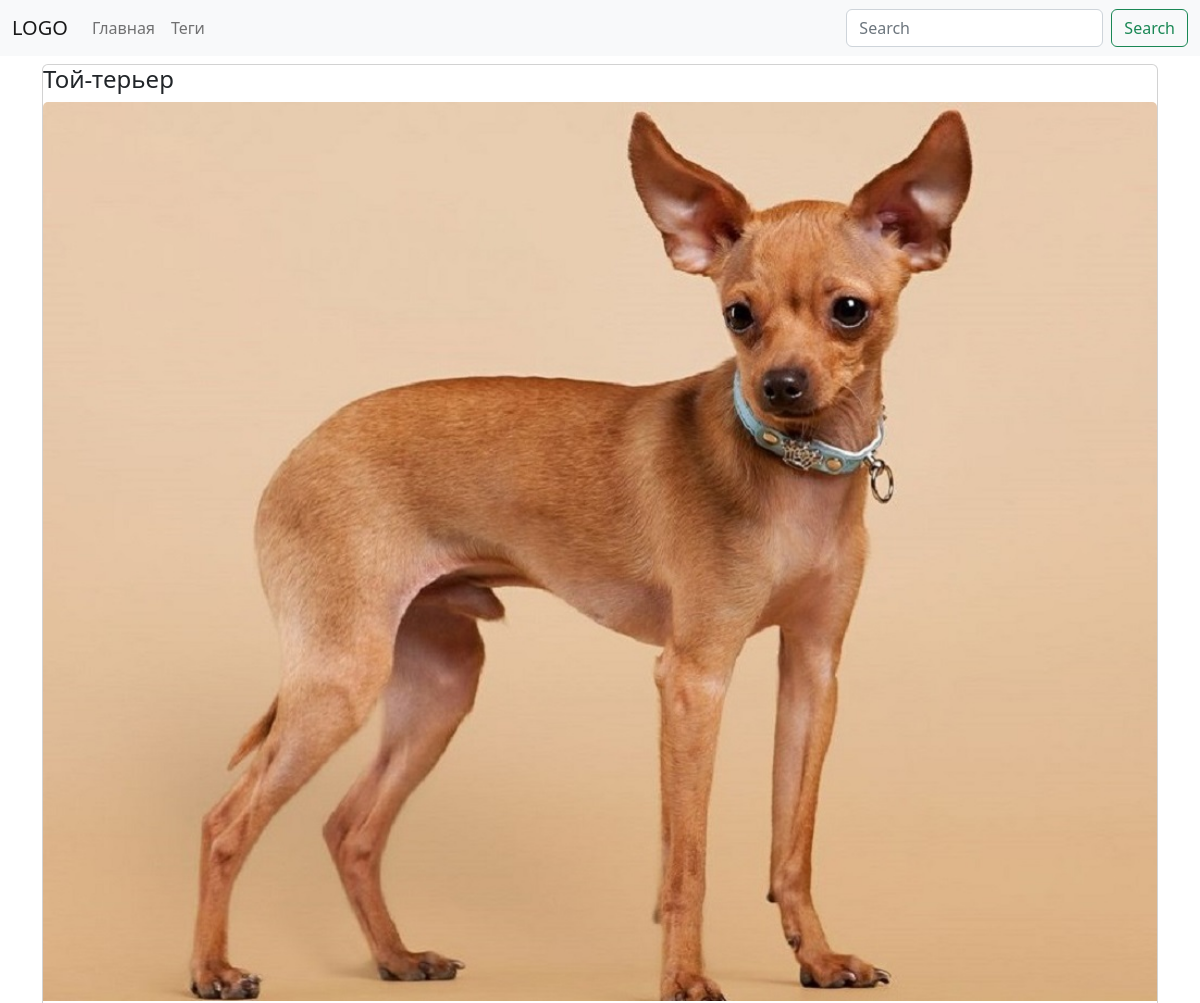
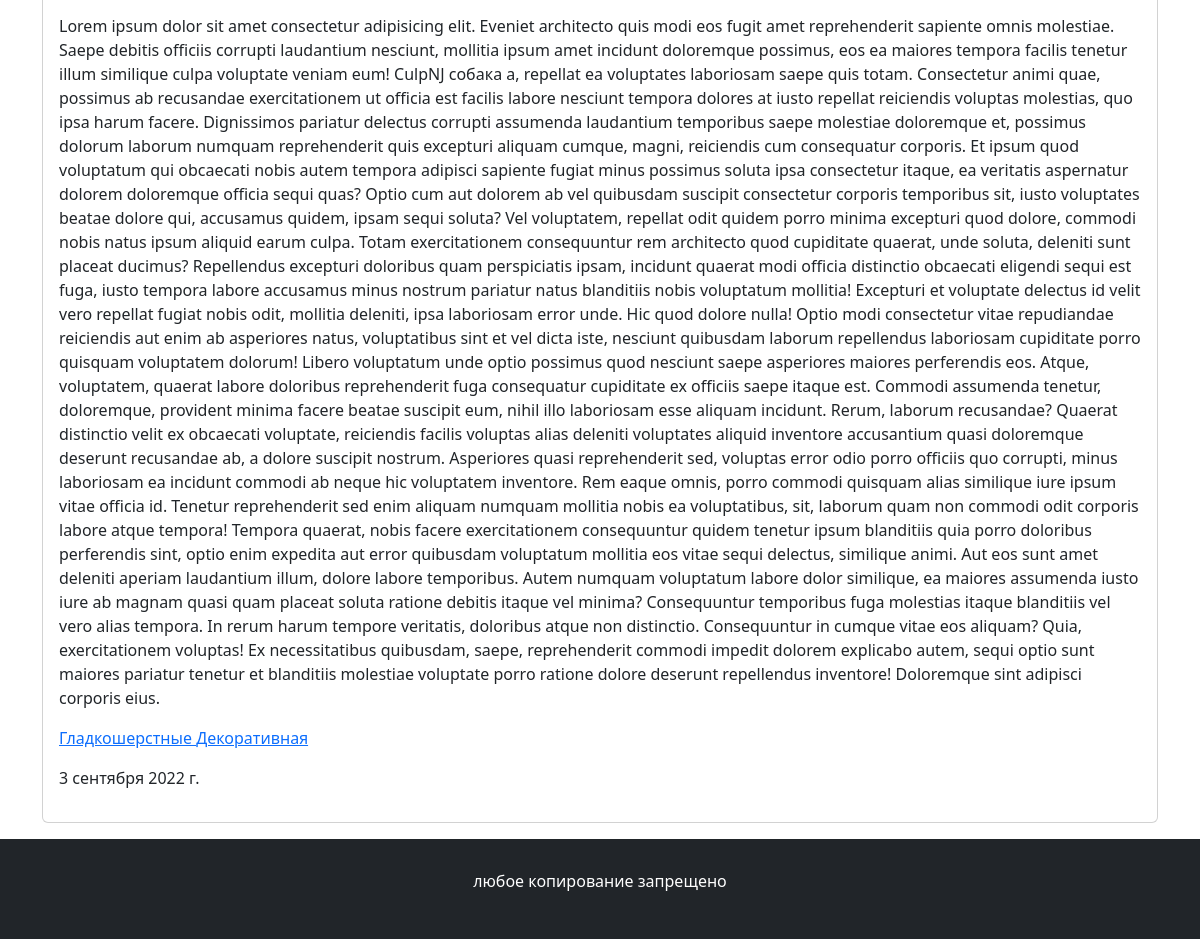
The app's page /post/1/ with its own data (2 pictures, top to bottom).
### blog/models.py (models this page shows, shortened)
class Post(models.Model):
    title = models.CharField(max_length=150,db_index=True)
    slug = models.SlugField(max_length=150,unique=True)
    body = models.TextField(db_index=True,blank=True)
    date_pub = models.DateField(auto_now_add=True)
    tags = models.ManyToManyField('Tag',blank=True,related_name='posts')
    image = models.ImageField(upload_to='images/',default='images/defolt.png')
    def get_absolute_url(self):
        return reverse("post_detail_url", kwargs={"slug": self.slug})
    class Meta:
        ordering = ['-date_pub']

class Tag(models.Model):
    title = models.CharField(max_length=150,db_index=True)
    slug = models.SlugField(max_length=150,unique=True)
    def get_absolute_url(self):
        return reverse("tag_detail_url", kwargs={"slug": self.slug})

### blog/views.py (the view)
# urls.py: path('post/<str:slug>/', post_detail, name = "post_detail_url"),
def post_detail(request,slug):
    post = Post.objects.get(slug__iexact = slug)
    return render(request,'blog/post_detail.html',context={'post':post})

### blog/templates/blog/post_detail.html (shortened to what this page needs)
{% extends 'blog/base_blog.html' %}
{% block content %}
  {% include 'blog/includes/card_template.html' %}
{% endblock %}

### blog/templates/blog/includes/card_template.html
<div class="card mb-3">
      <h4 class="card-title"> {{post.title}}</h4>
      <a href="{{post.get_absolute_url}}"><img src='{{post.image.url}}' class="card-img-top" alt="..."></a>
      <div class="card-body">
        <p class="card-text"> {{post.body}} </p>
        <p class="card-text">
          {% for tag in post.tags.all %}
          <a href="{{tag.get_absolute_url}}"> {{tag.title}} </a>
          {% endfor %}
        </p>
        <p> {{post.date_pub}} </p>
      </div>
    </div>

### records on screen
Post: title "Той-терьер", image (picture), body "Lorem ipsum dolor sit amet consectetur adipisicing elit. Eveniet architecto quis modi eos fugit amet reprehenderit sapiente omnis molestiae. Saepe debitis officiis corrupti laudantium nesciunt, mollitia ipsum amet incidunt doloremque possimus, eos ea maiores tempora facilis tenetur illum similique culpa voluptate veniam eum! CulpNJ собака a, repellat ea voluptates laboriosam saepe quis totam. Consectetur animi quae, possimus ab recusandae exercitationem ut officia est facilis labore nesciunt tempora dolores at iusto repellat reiciendis voluptas molestias, quo ipsa harum facere. Dignissimos pariatur delectus corrupti assumenda laudantium temporibus saepe molestiae doloremque et, possimus…", date_pub "3 сентября 2022 г."
Tag: title "Гладкошерстные"
Tag: title "Декоративная"
